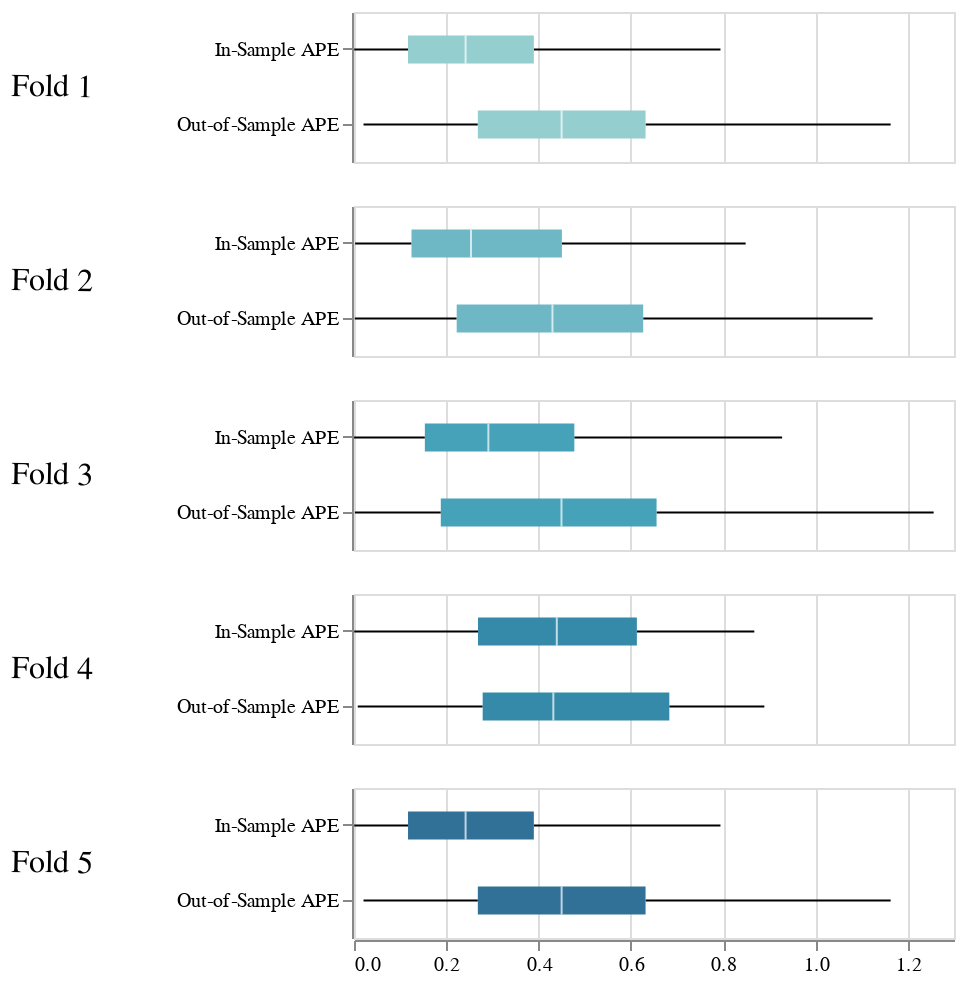

Here is the notebook cell this chart was saved with:
### Markdown cell above
We can plot the distribution of a particular error metric by fold using `plot_fold_distributions`. By default, this function plots the distribution of RMSE by fold. We used altair as our visualization library to enable handle tooltip options, which should be demonstrable in the embedded HTML below.

### Code cell
fframe.plot_fold_distributions(error_type="APE")

### Figure 1 — Vega-Lite specification as saved in the notebook (floating-point values rounded to 4 significant figures; data arrays with more than 128 entries replaced by an {"elided": "..."} marker saying what was removed)
{"config": {"view": {"continuousWidth": 400, "continuousHeight": 300}}, "data": {"name": "data-203476450e1b293b7e781e2019820abf"}, "mark": {"type": "boxplot", "outliers": false}, "encoding": {"color": {"type": "ordinal", "field": "group", "title": "", "legend": null, "scale": {"scheme": "tealblues"}}, "row": {"type": "nominal", "field": "group", "header": {"labelAngle": 1, "labelFontSize": 16, "labelPadding": 0}, "title": ""}, "x": {"type": "quantitative", "field": "value", "title": ""}, "y": {"type": "ordinal", "field": "variable", "title": ""}}, "height": 75, "selection": {"selector007": {"type": "interval", "bind": "scales", "encodings": ["x", "y"]}}, "width": 300, "$schema": "https://vega.github.io/schema/vega-lite/v4.8.1.json", "datasets": {"data-203476450e1b293b7e781e2019820abf": {"elided": "7364 records"}}}
